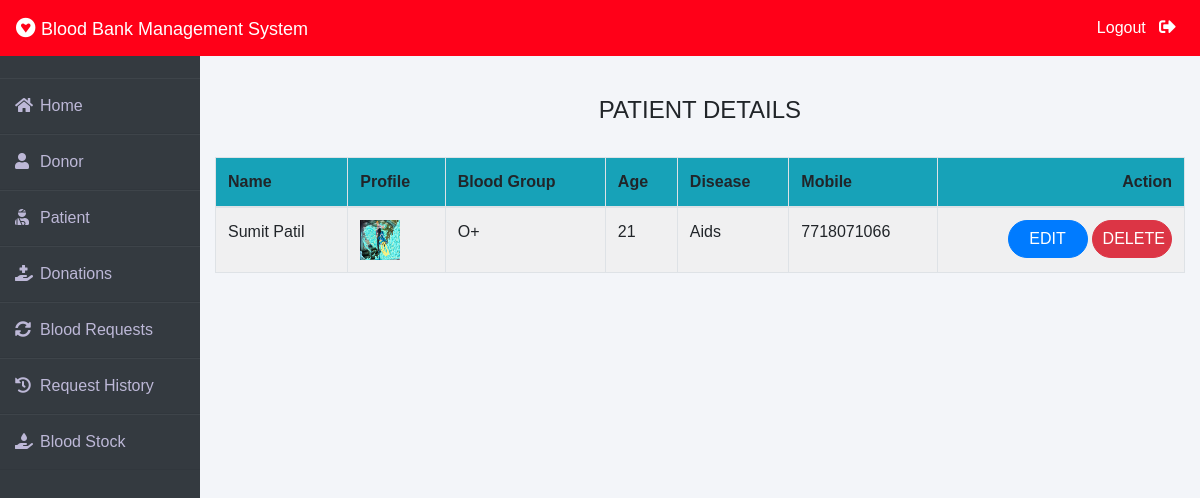
/admin-patient (signed in), run on an earlier commit of the app's database.
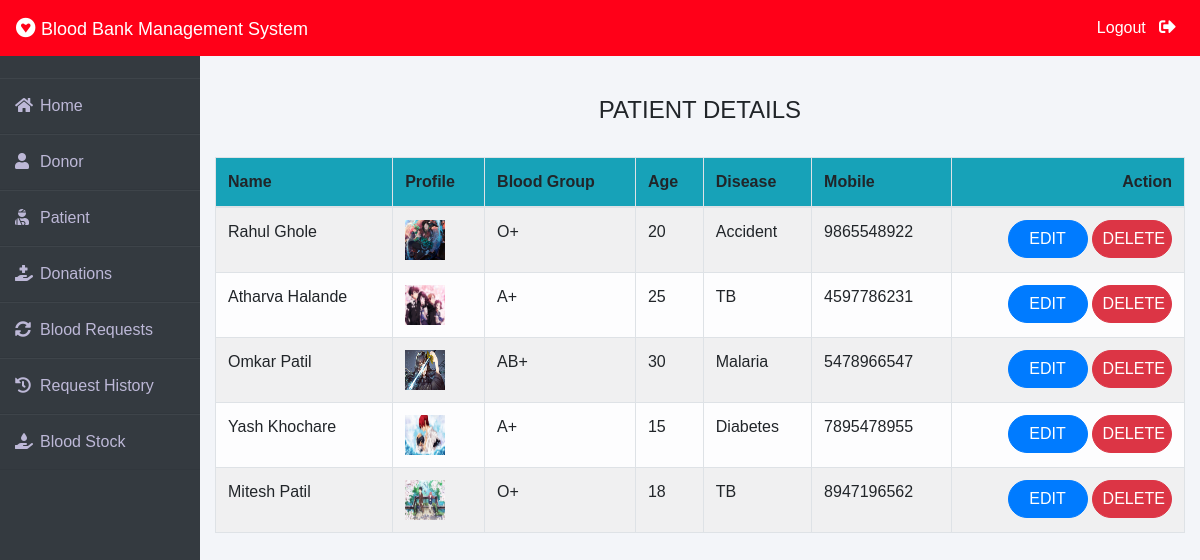
And on a later commit of the database.
### patient/models.py (models this page shows, shortened)
class Patient(models.Model):
    user=models.OneToOneField(User,on_delete=models.CASCADE)
    profile_pic= models.ImageField(upload_to='profile_pic/Patient/',null=True,blank=True)
    age=models.PositiveIntegerField()
    bloodgroup=models.CharField(max_length=10)
    disease=models.CharField(max_length=100)
    doctorname=models.CharField(max_length=50)
    address = models.CharField(max_length=40)
    mobile = models.CharField(max_length=20,null=False)
    @property
    def get_name(self):
        return self.user.first_name+" "+self.user.last_name

### blood/views.py (the view)
# urls.py: path('admin-patient', views.admin_patient_view,name='admin-patient'),
@login_required(login_url='adminlogin')
def admin_patient_view(request):
    patients=pmodels.Patient.objects.all()
    return render(request,'blood/admin_patient.html',{'patients':patients})

### templates/blood/admin_patient.html
{% extends 'blood/adminbase.html' %}
{% block content %}
{% load widget_tweaks %}
{%load static%}
<br><br>
<div class="container">
    <H4 class="text-center">PATIENT DETAILS</H4><br>
    <table class="table table-light table-hover table-bordered table-striped">
        <thead class="bg-info">
            <tr>
                <th scope="col">Name</th>
                <th scope="col">Profile</th>
                <th scope="col">Blood Group</th>
                <th scope="col">Age</th>
                <th scope="col">Disease</th>
                <th scope="col">Mobile</th>
                <th class="text-right">Action</th>
            </tr>
        </thead>
        <tbody>
            {% for t in patients %}
            <tr>
                <td> {{t.get_name}}</td>
                <td> <img src="{% static t.profile_pic.url %}" alt="Profile Pic" height="40px" width="40px" /></td>
                <td>{{t.bloodgroup}}</td>
                <td>{{t.age}}</td>
                <td>{{t.disease}}</td>
                <td>{{t.mobile}}</td>
                <td class="text-right">
                    <button class="btn btn-primary badge-pill" style="width: 80px;"><a  style="text-decoration: none;color: white;" href="{% url 'update-patient' t.id  %}">EDIT</a> </button>
                    <button class="btn btn-danger badge-pill" style="width: 80px;"><a  style="text-decoration: none;color: white;" href="{% url 'delete-patient' t.id  %}">DELETE</a> </button>
                </td>
            </tr>
            {% endfor %}
        </tbody>
    </table>
</div>
{% endblock content %}

### templates/blood/adminbase.html (shortened to what this page needs)
<!DOCTYPE html>
<html lang="en">
<head>
    <link rel="stylesheet" href="https://maxcdn.bootstrapcdn.com/bootstrap/4.0.0/css/bootstrap.min.css">
    <link rel="stylesheet" href="https://cdnjs.cloudflare.com/ajax/libs/font-awesome/5.14.0/css/all.css">
</head>
<body>
    <nav class="navbar navbar-expand-lg navbar-light fixed-top bg-danger">
        <a style="color:white;" class="navbar-brand" href="/"><i class="fab fa-gratipay"></i>&nbsp;<font face = "Comic sans MS" size ="4">Blood Bank Management System</font></a>
        <div class="navbar-collapse collapse w-100 order-3 dual-collapse2">
            <ul class="navbar-nav ml-auto">
                <li class="nav-item">
                    <a class="nav-link" style="color: white;" href="/logout">Logout &nbsp; <i class="fas fa-sign-out-alt"></i></a>
                </li>
            </ul>
        </div>
      </nav>
<br><br>
<div class="wrapper">
    <div class="sidebar">
        <ul>
            <li><a style="text-decoration:none;" href="/"><i class="fas fa-home"></i>Home</a></li>
            <li><a style="text-decoration:none;" href="/admin-donor"><i class="fas fa-user"></i>Donor</a></li>
            <li><a style="text-decoration:none;" href="/admin-patient"><i class="fas fa-user-injured"></i>Patient</a></li>
            <li><a style="text-decoration:none;" href="/admin-donation"><i class="fas fa-hand-holding-medical"></i>Donations</a></li>
            <li><a style="text-decoration:none;" href="/admin-request"><i class="fas fa-sync-alt"></i>Blood Requests</a></li>
            <li><a style="text-decoration:none;" href="/admin-request-history"><i class="fas fa-history"></i>Request History</a></li>
            <li><a style="text-decoration:none;" href="/admin-blood"><i class="fas fa-hand-holding-water"></i>Blood Stock</a></li>
        </ul>
    </div>
    <div class="main_content">
{% block content %}
{% endblock content %}
    </div>
</div>
</body>
</html>

### templates/blood/adminbase.html (style rules this page uses)
* { margin: 0; padding: 0; box-sizing: border-box; list-style: none; text-decoration: none; font-family: 'Josefin Sans', sans-serif; }
body { background-color: #f3f5f9; }
.bg-danger { background-color: #ff0018!important; }
.wrapper { display: flex; position: relative; }
.wrapper .sidebar { width: 200px; height: 100%; background: #343a40; padding: 30px 0px; position: fixed; }
.wrapper .sidebar ul li { padding: 15px; border-bottom: 1px solid #bdb8d7; border-bottom: 1px solid rgba(0,0,0,0.05); border-top: 1px solid rgba(255,255,255,0.05); }
.wrapper .sidebar ul li a { color: #bdb8d7; display: block; }
.wrapper .sidebar ul li a .fas { width: 25px; }
.wrapper .main_content { width: 100%; margin-left: 200px; }
.fa-sign-out-alt { color: white; font-size: 2ex; }

What changed in the data, as far as the page shows it:
removed Patient: get_name "Sumit Patil", profile_pic (picture), bloodgroup "O+", age "21", disease "Aids", mobile "7718071066"
added Patient: get_name "Rahul Ghole", profile_pic (picture), bloodgroup "O+", age "20", disease "Accident", mobile "9865548922"
added Patient: get_name "Atharva Halande", profile_pic (picture), bloodgroup "A+", age "25", disease "TB", mobile "4597786231"
added Patient: get_name "Omkar Patil", profile_pic (picture), bloodgroup "AB+", age "30", disease "Malaria", mobile "5478966547"
added Patient: get_name "Yash Khochare", profile_pic (picture), bloodgroup "A+", age "15", disease "Diabetes", mobile "7895478955"
added Patient: get_name "Mitesh Patil", profile_pic (picture), bloodgroup "O+", age "18", disease "TB", mobile "8947196562"
